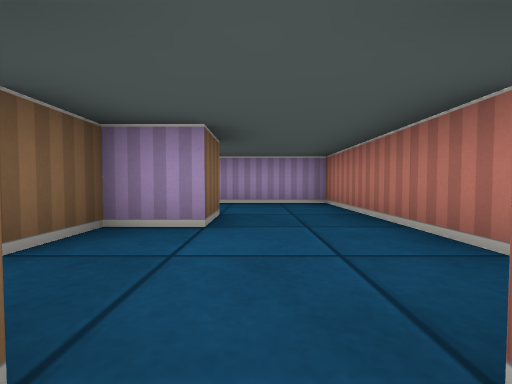
[1] (above)

12 first-person views from a walk through a cub3D level. The camera is about half as high as the walls, tilts 2° down and sees 90° across. The floor is counted in squares. Each view is taken from the middle of a square. On the plan, view 1 faces up. The plan holds only what a view shows up to about 9 squares ahead; the rest is blank.

[2]
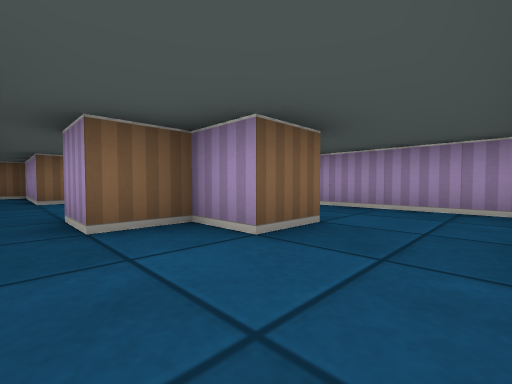

[3]
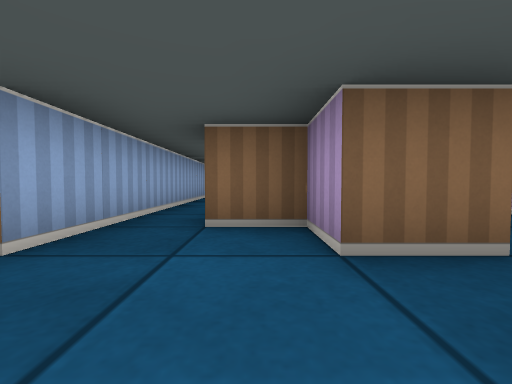

[4]
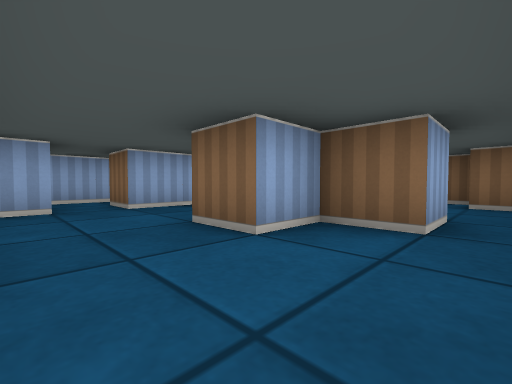

[5]
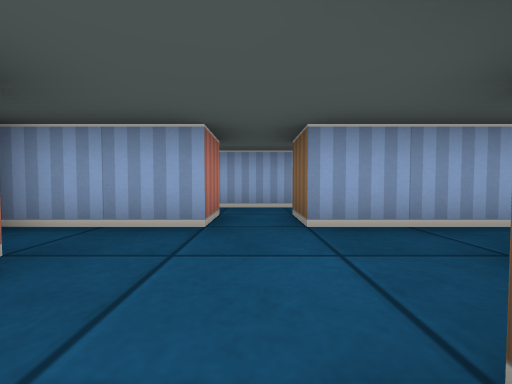

[6]
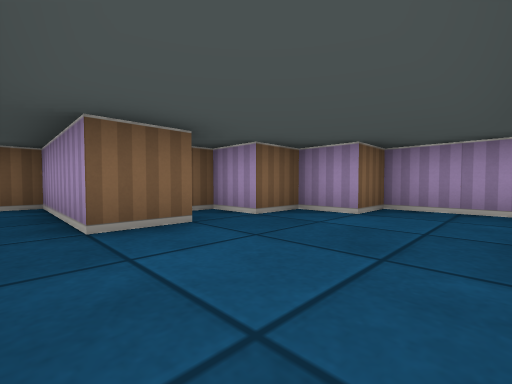

[7]
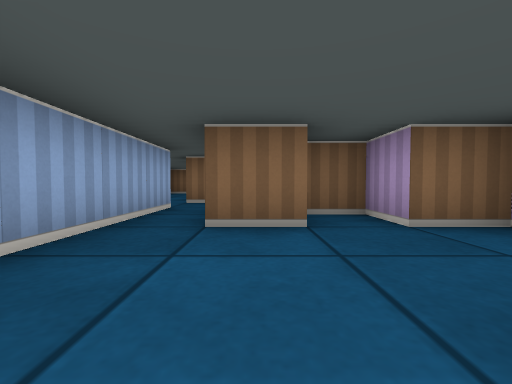

[8]
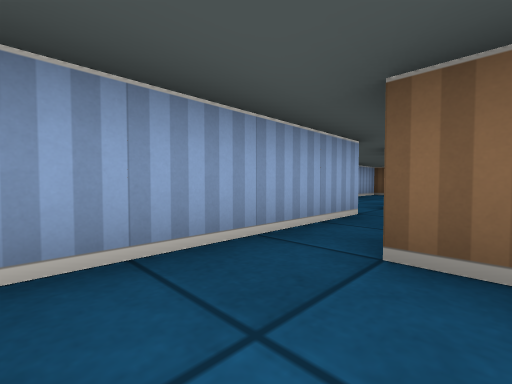

[9]
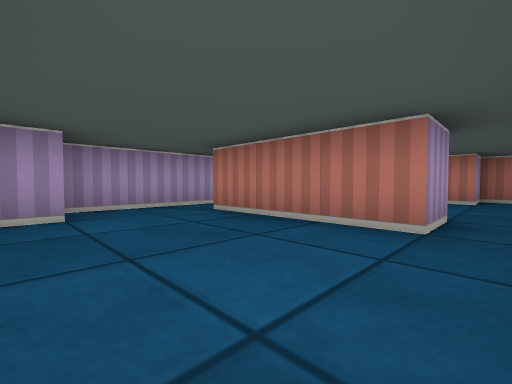

[10]
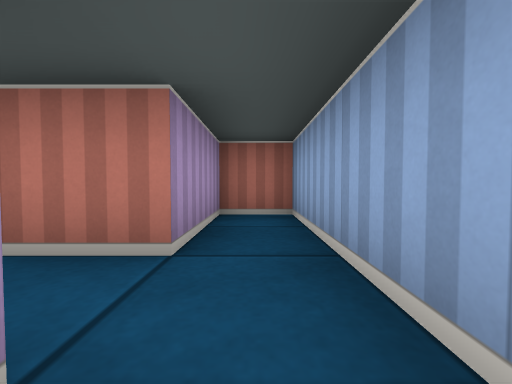

[11]
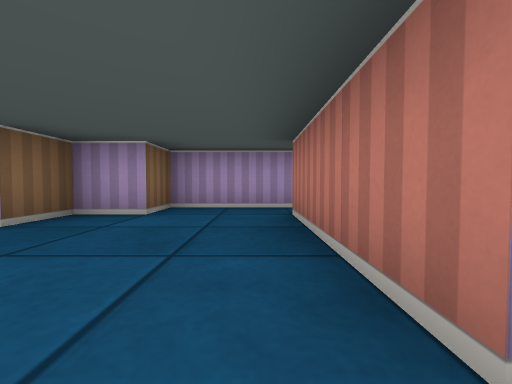

[12]
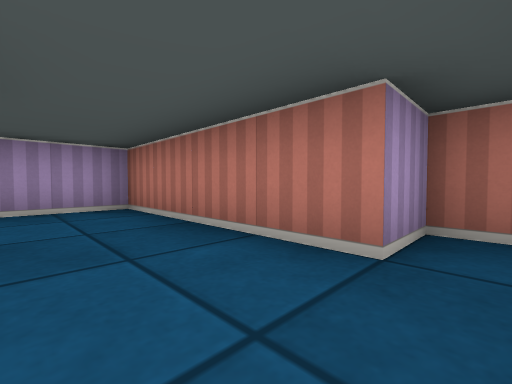

### Floor plan
Ten units are one square. View 1 is at (0, 0); x grows to the right and y downward. Boxes are objects, and circles mark ways between rooms. Rooms are numbered by the first view taken in them; rooms with no view inside come last. Other rooms are left out.
<svg viewBox="-137 -60 167 80">
<path fill="none" stroke="#000" d="M-76 -5 -54 -5M-55 -15 -85 -15 -85 -5M-132 15 -121 15M-9 15 25 15 25 5 5 5 5 -5M-5 -5 -5 5M5 -5 25 -5M-25 -45 -15 -45 -15 -35 -5 -35 -5 -25 -15 -25 -15 -15 -25 -15M25 -9 25 -15 15 -15 15 -55 -25 -55M-25 -5 -5 -5M-55 -26 -55 -15M-25 -15 -25 -45M-54 -5 -25 -5M-25 -55 -45 -55 -45 -45 -55 -45 -55 -35 -65 -35 -65 -26"/>
<circle cx="0" cy="0" r="3" fill="#2a7"/>
<circle cx="-65" cy="-10" r="3" fill="#2a7"/>
<circle cx="-20" cy="-10" r="3" fill="#2a7"/>
<circle cx="-20" cy="-50" r="3" fill="#2a7"/>
<text x="-80" y="0">1</text>
<text x="0" y="-30">2</text>
<text x="-40" y="-30">3</text>
</svg>
Room 1 opens to room 2. Room 1 opens to room 3. Room 2 opens to room 3.

Where each view was taken, in squares from view 1:
view 1: 0 up, 0 right, facing up
view 2: 1 up, 1 right, facing up-left
view 3: 2 up, 1 right, facing left
view 4: 5 up, 1 right, facing down-left
view 5: 3 up, 0 right, facing down
view 6: 1 up, 3 left, facing up-left
view 7: 2 up, 3 left, facing left
view 8: 2 up, 4 left, facing down-left
view 9: 1 up, 5 left, facing up-right
view 10: 1 down, 1 left, facing right
view 11: 1 up, 3 left, facing up
view 12: 1 up, 0 right, facing up-right
